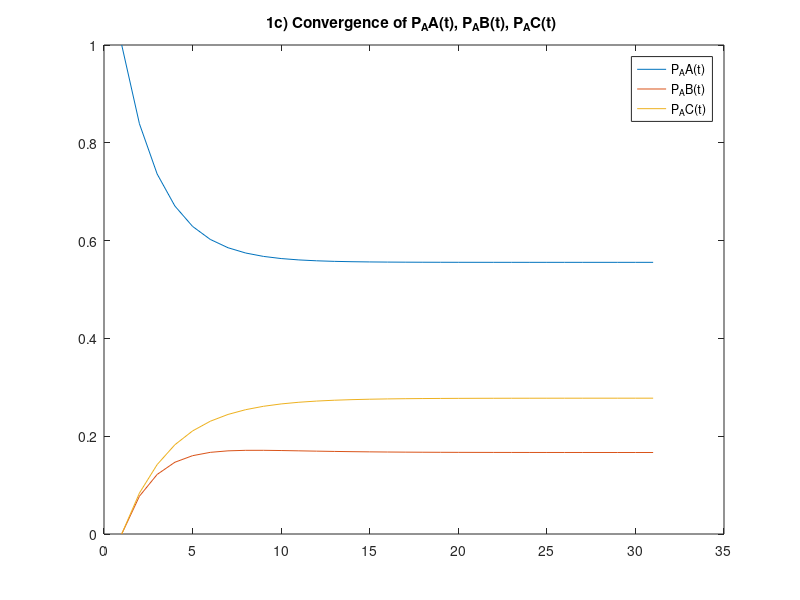

Recreate this plot in MATLAB.
gamma = [1/5 ; 1/3 ; 1/4];

%%

Q = [-1/5 1/10 1/10 1;
    1/4 -1/3 1/12 1;
    1/4 0 -1/4 1];

Q = Q.';

B = [0 ; 0 ; 0 ; 1];
disp('1a:')
disp('alpha values using alpha*Q = 0:')
alpha_1 = linsolve(Q,B)

%%

p = [-1 3/4 1;
    1/2 -1 0;
    1/2 1/4 -1;
    1 1 1];


b = [0 ; 0 ; 0; 1];

pi = linsolve(p,b);

%%

total = 0;
alpha_2 = [];

for i=1:3
    
    total = total + (pi(i)/gamma(i));
end


for i=1:3

    alpha_2(end+1) = (pi(i)/gamma(i))/ total;

end

disp('alpha values using P matrix:')
alpha_2
disp('Observation: Alpha values match in both cases!')

%%

new_Q = [-1/5 1/10 1/10;
    1/4 -1/3 1/12;
    1/4 0 -1/4];
disp('1b:')
disp('e^Qt for t=5:')
expm(5*new_Q)


disp('e^Qt for t=50:')
expm(50*new_Q)

disp('Observation: Convergence acheived with higher value of t.')

%%

P_AA = [];
P_AB = [];
P_AC = [];

for t=0:30
    P = expm(t*new_Q);
    P_AA(end+1)=P(1,1);
    P_AB(end+1)=P(1,2);
    P_AC(end+1)=P(1,3);
end

plot(P_AA)
hold on
plot(P_AB)
plot(P_AC)
hold off

legend('P_AA(t)','P_AB(t)','P_AC(t)')
title('1c) Convergence of P_AA(t), P_AB(t), P_AC(t) ')

disp('1c:')
disp('Observation: Convergence values are similar to 1a.')